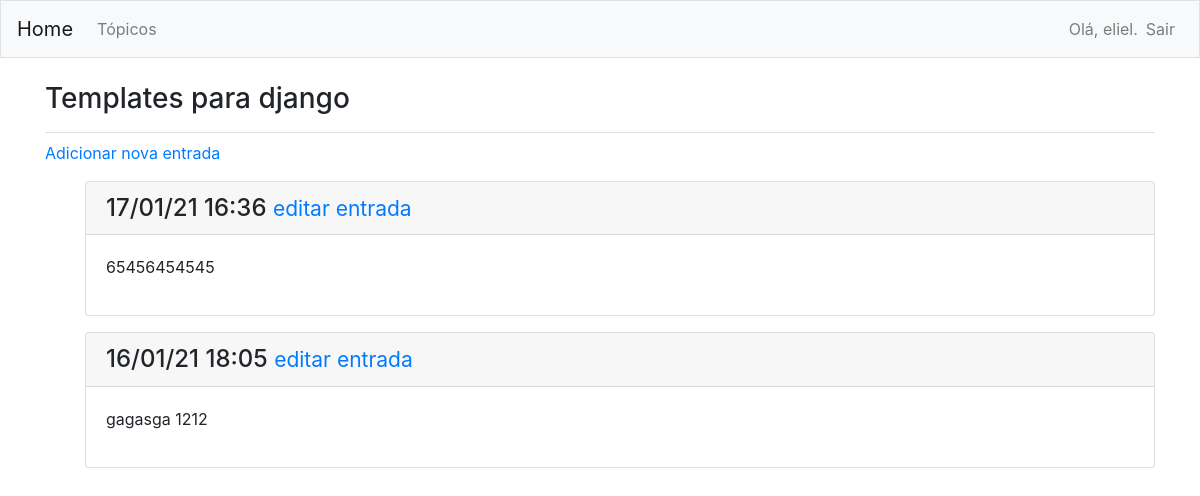
Page /topics/8/ (signed in) on the committed database.
### learning_logs/models.py (models this page shows, shortened)
class Topic(models.Model):
	text = models.CharField(max_length=200, verbose_name='assunto')
	date_added = models.DateTimeField(auto_now_add=True, verbose_name='Data')
	owner = models.ForeignKey(User, on_delete=models.CASCADE, verbose_name='autor')
	class Meta:
		verbose_name_plural = 'tópicos'
	def __str__(self):
		return self.text

class Entry(models.Model):
	topic = models.ForeignKey(Topic, on_delete=models.CASCADE, verbose_name='tópico')
	text = models.TextField(verbose_name='comentários')
	date_added = models.DateTimeField(auto_now_add=True, verbose_name='data')
	class Meta:
		verbose_name_plural = 'entradas'

### learning_logs/views.py (the view)
# urls.py: path('topics/<topic_id>/', views.topic, name='topic'),
@login_required
def topic(request, topic_id):
    topic = Topic.objects.get(id=topic_id)
    if topic.owner != request.user:
        raise Http404
    entries = topic.entry_set.order_by('-date_added')
    context = {'topic': topic, 'entries': entries}
    return render(request, 'learning_logs/topic.html', context)

### learning_logs/templates/learning_logs/topic.html
{% extends 'learning_logs/base.html' %}
{% block page_header %}
	<h3>{{ topic }}</h3>
{% endblock page_header %}
{% block content %}
	<p>
		<a href="{% url 'learning_logs:new_entry' topic.id %}"> Adicionar nova entrada</a>
	</p>
	<ul>
	{% for entry in entries %}
		<div class="card mb-3">
		<h4 class="card-header">
			{{ entry.date_added|date:'d/m/y H:i' }}
			<small><a href="{% url 'learning_logs:edit_entry' entry.id %}">
				editar entrada</a></small>
		</h4>
		<div class="card-body">
			{{ entry.text|linebreaks }}
		</div>
		</div>
	{% empty %}
		<p>Não há nenhum comentário sobre este assunto ainda.</p>
	{% endfor %}
{% endblock content %}

### learning_logs/templates/learning_logs/base.html (shortened to what this page needs)
{% load bootstrap4 %}
<!DOCTYPE html>
<html lang="pt-br">
<head>
  {% bootstrap_css %}
</head>
<body>
  <nav class="navbar navbar-expand-md navbar-light bg-light mb-4 border">
    <a class="navbar-brand" href="{% url 'learning_logs:index'%}">
        Home</a>
    <div class="collapse navbar-collapse" id="navbarCollapse">
      <ul class="navbar-nav mr-auto">
        <li class="nav-item">
          <a class="nav-link" href="{% url 'learning_logs:topics'%}">
              Tópicos</a></li>
      </ul>
      <ul class="navbar-nav ml-auto">
        {% if user.is_authenticated %}
          <li class="nav-item">
            <span class="navbar-text"}">Olá, {{ user.username }}.</span>
          </li>
          <li class="nav-item">
            <a class="nav-link" href="{% url 'users:logout' %}">Sair</a>
          </li>
        {% else %}
          <li class="nav-item">
            <a class="nav-link" href="{% url 'users:register' %}">Criar conta</a>
          </li>
          <li class="nav-item">
            <a class="nav-link" href="{% url 'users:login' %}">Logar</a></li>
        {% endif %}
      </ul>
    </div>
  </nav>
  <main role="main" class="container">
    <div class="pb-2 mb-2 border-bottom">
      {% block page_header %}{% endblock page_header %}
    </div>
    <div>
      {% block content %}{% endblock content %}
    </div>
  </main>
</body>
</html>

### rows in the picture
Topic: text "Templates para django"
Entry: date_added "17/01/21 16:36", text "65456454545"
Entry: date_added "16/01/21 18:05", text "gagasga 1212"

### other values in the picture
{{ user.username }} "eliel"
